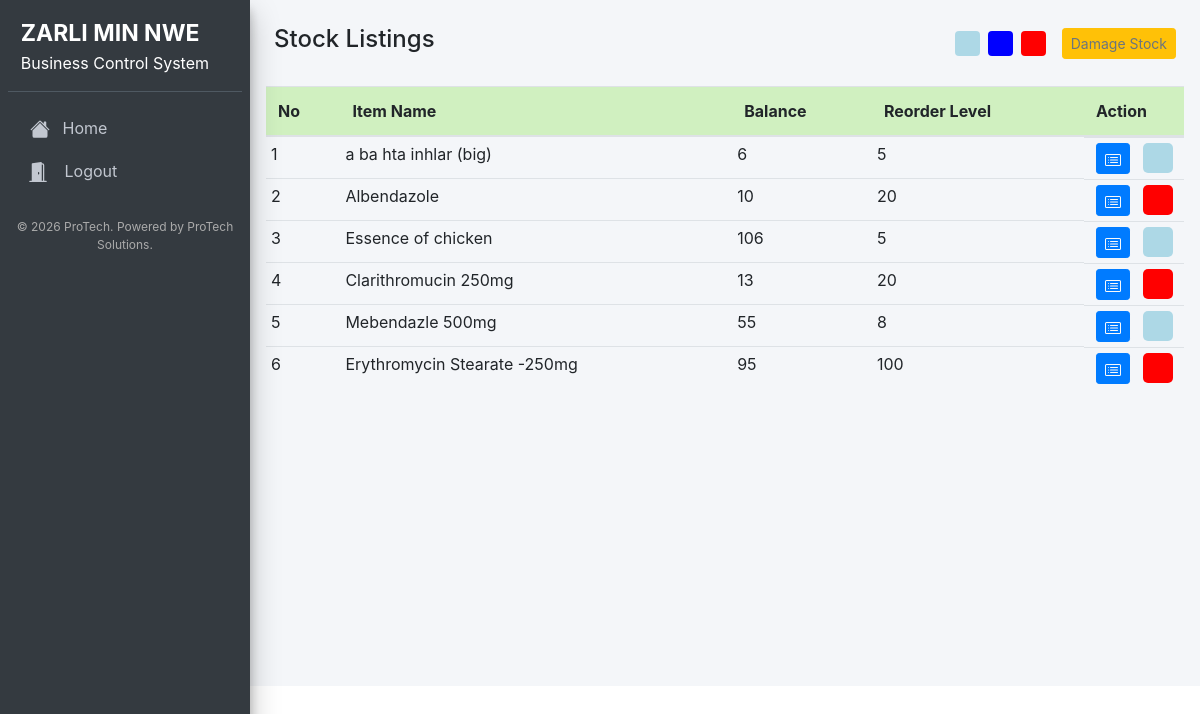
The app's page /stock_control.php (signed in) with its own data.
### tables this page shows
CREATE TABLE `item` (
  `id` int(11) NOT NULL,
  `item_id` varchar(255) NOT NULL,
  `item_name` varchar(255) NOT NULL,
  `categories_id` varchar(255) NOT NULL,
  `original_price` int(11) NOT NULL,
  `selling_price` int(11) NOT NULL,
  `reorder_level` int(11) NOT NULL,
  `item_image` varchar(255) DEFAULT NULL,
  `expiry_date` date DEFAULT NULL,
  `location` varchar(255) DEFAULT NULL
);

CREATE TABLE `stock` (
  `id` int(11) NOT NULL,
  `date` date NOT NULL,
  `item_id` varchar(100) NOT NULL,
  `to_from` varchar(100) NOT NULL,
  `in_qty` int(11) NOT NULL,
  `out_qty` int(11) NOT NULL,
  `foc_qty` int(11) NOT NULL,
  `balance` int(11) NOT NULL,
  `grn_no` varchar(100) DEFAULT NULL,
  `gin_no` varchar(100) DEFAULT NULL
);

### stock_control.php (the view, shortened to what this page needs)
<?php
require '../Config/config.php';
  ?>
  <?php include 'header.php'; ?>
<?php
    $stockstmt = $pdo->prepare("SELECT DISTINCT item_id FROM stock");
    $stockstmt->execute();
    $stockdata = $stockstmt->fetchAll();
 ?>
<div class="col-md-12 px-3 mt-4">
  <div class="d-flex justify-content-between px-2">
  <div>
    <h4>Stock Listings</h4>
  </div>
  <div class="d-flex align-items-center">
      <div class="d-flex align-items-center ms-2 mr-3">
        <div class="tooltip-square mr-2" style="background-color:lightblue;">
        </div>
        <div class="tooltip-square mr-2" style="background-color:blue;">
        </div>
        <div class="tooltip-square ms-2" style="background-color:red;">
        </div>
      </div>
      <button data-toggle="modal" data-target="#myModal" class="btn btn-warning text-muted btn-sm me-3">
        Damage Stock
      </button>
    </div>
  </div>
  <div class="outer">
    <table class="table mt-4 table-hover">
      <thead class="custom-thead">
        <tr>
          <th>No</th>
          <th>Item Name</th>
          <th>Balance</th>
          <th>Reorder Level</th>
          <th style="width: 100px;">Action</th>
        </tr>
      </thead>
      <tbody>
        <?php
          if ($stockdata) {
            $id = 1;
            foreach ($stockdata as $value) {
              $item_id = $value['item_id'];
              $itemstmt = $pdo->prepare("SELECT * FROM item WHERE item_id='$item_id'");
              $itemstmt->execute();
              $item = $itemstmt->fetch(PDO::FETCH_ASSOC);
              $reorder_level = $item['reorder_level'];
              $balancestmt = $pdo->prepare("SELECT * FROM stock WHERE item_id='$item_id' ORDER BY id DESC");
              $balancestmt->execute();
              $balancedata = $balancestmt->fetch(PDO::FETCH_ASSOC);
              $balance = $balancedata['balance'];
         ?>
        <tr>
          <td><?php echo $id; ?></td>
          <td><?php echo $item['item_name'];?></td>
          <td><?php echo $balance;?></td>
          <td><?php echo $reorder_level;?></td>
          <td class="d-flex justify-content-around">
              <a href="stock_detail.php?item_id=<?php echo $item_id; ?>"
              class="btn btn-sm btn-primary text-light"
              data-bs-toggle="tooltip" data-bs-placement="top" title="View Stock Details">
            </a>
            <div style="width:30px; height: 30px; border-radius: 5px; <?php if($balance < $reorder_level){ echo "background-color: red !important;"; }elseif($balance == $reorder_level){ echo "background-color: blue !important;"; }else{ echo "background-color: lightblue !important;"; } ?>"></div>
          </td>
        </tr>
        <?php
          $id++;
            }
          }
         ?>
      </tbody>
    </table>
  </div>
</div>

### header.php (style rules this page uses)
.outer { overflow-y: auto; height: 500px; }
.outer { width: 100%; -layout: fixed; }
.outer th { text-align: left; top: 0; position: sticky; background-color: white; }
.table thead.custom-thead th { background-color: #d0f0c0; }
.table td, .table tr { padding: 5px; }
.tooltip-square { width: 25px; height: 25px; border-radius: 4px; position: relative; cursor: pointer; }

### records on screen
item: item_name "a ba hta inhlar (big)", reorder_level "5"
stock: balance "6"
item: item_name "Albendazole", reorder_level "20"
stock: balance "10"
item: item_name "Essence of chicken", reorder_level "5"
stock: balance "106"
item: item_name "Clarithromucin 250mg", reorder_level "20"
stock: balance "13"
item: item_name "Mebendazle 500mg", reorder_level "8"
stock: balance "55"
item: item_name "Erythromycin Stearate -250mg", reorder_level "100"
stock: balance "95"
